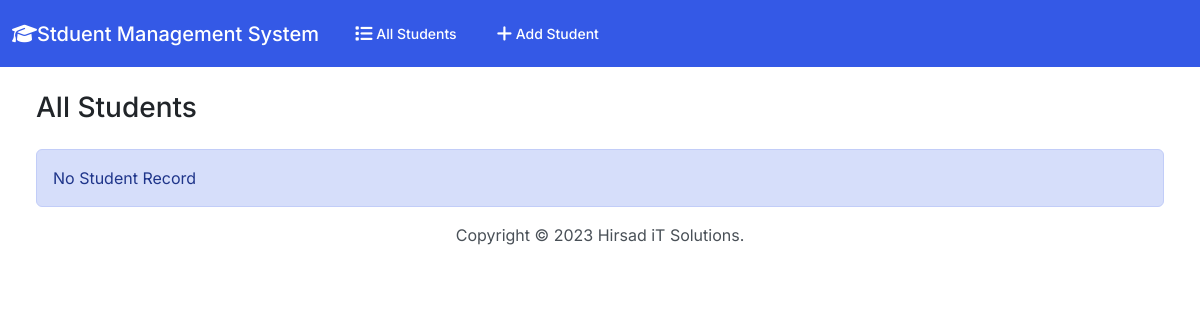
Before: / with the older database file.
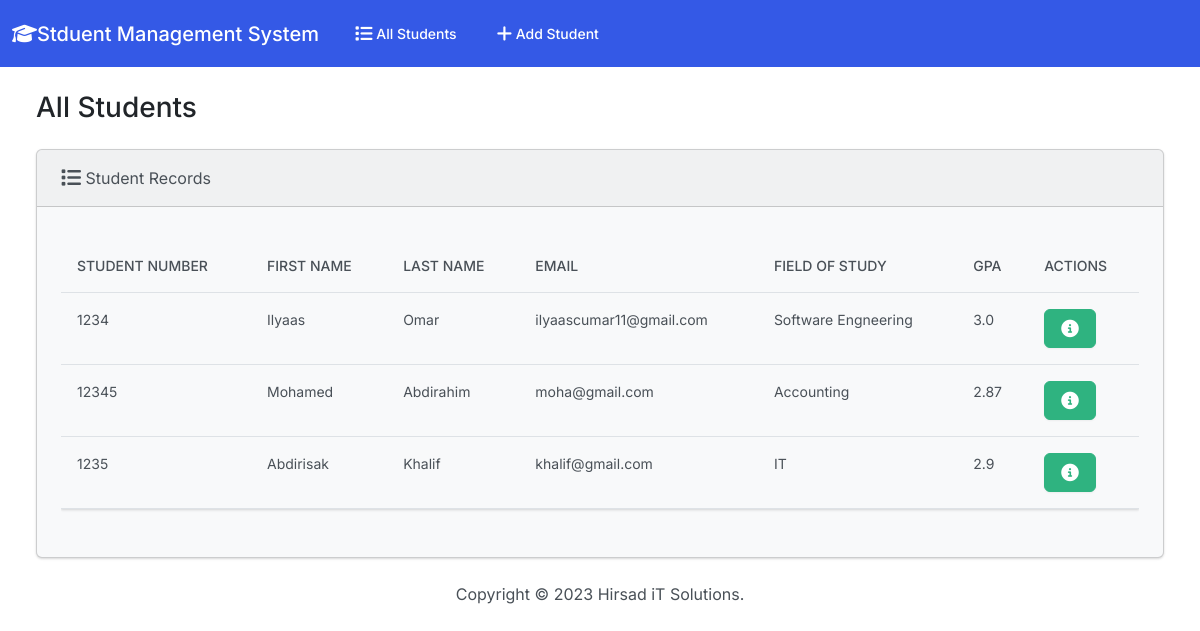
After: the same page with the newer database file.
### students/models.py (models this page shows, shortened)
class Student(models.Model):
    student_no = models.PositiveBigIntegerField()
    first_name = models.CharField(max_length=255)
    last_name = models.CharField(max_length=255)
    email = models.EmailField()
    field_of_study = models.CharField(max_length=255)
    gpa = models.FloatField()

### students/views.py (the view)
# urls.py: path("", views.index, name='index'),
def index(request):
    return render(request, 'students/index.html', {
        'students': Student.objects.all(),
    })

### students/templates/students/index.html (shortened to what this page needs)
{% load static %}
<!DOCTYPE html>
<html lang="en">
  <head>
    <link rel="stylesheet" href="https://cdnjs.cloudflare.com/ajax/libs/font-awesome/6.2.1/css/all.min.css" />
    <link rel="stylesheet" href="{% static 'css/bootstrap.min.css' %}" />
  </head>
  <body>
    <nav class="navbar navbar-expand-lg navbar-dark bg-primary">
      <div class="container-fluid">
        <a class="navbar-brand" href="#"> <i class="fa-sharp fa-solid fa-graduation-cap"></i>Stduent Management System</a>
        <div class="collapse navbar-collapse" id="navbarColor01">
          <ul class="navbar-nav me-auto">
            <li class="nav-item">
              <a class="nav-link" href="#"> All Students</a>
            </li>
            <li class="nav-item">
              <a class="nav-link" href="#"> Add Student</a>
            </li>
          </ul>
        </div>
      </div>
    </nav>
    <div class="container-fluid">
        <h3 class="m-4">All Students</h3>
        <div class="row">
          <div class="col-12">
            {% if students %}
            <div class="card bg-light ms-4 me-4 mb-4">
              <div class="card-header">
                <i class="fa-solid fa-list fa-lg"></i> Student Records
              </div>
              <div class="card-body">
                <p class="card-text">
                  <div class="table-responsive">
                    <table class="table table-hover">
                      <thead>
                        <tr>
                          <th scope="col">Student Number</th>
                          <th scope="col">First Name</th>
                          <th scope="col">Last Name</th>
                          <th scope="col">Email</th>
                          <th scope="col">Field of Study</th>
                          <th scope="col">GPA</th>
                          <th scope="col">Actions</th>
                        </tr>
                      </thead>
                      <tbody>
                        {% for student in students %}
                          <tr>
                            <td>{{ student.student_no }}</td>
                            <td>{{ student.first_name }}</td>
                            <td>{{ student.last_name }}</td>
                            <td>{{ student.email }}</td>
                            <td>{{ student.field_of_study }}</td>
                            <td>{{ student.gpa }}</td>
                            <td>
                              <button type="button" class="btn btn-success me-1" href="{% url 'view_student' student.id %}" data-bs-toggle="modal" data-bs-target="#myModal{{student.id}}">
                              </button>
                          </tr>
                            {% endfor %}
                            </tbody>
                            </table>
                            </div>
                            </p>
                            </div>
              </div>
            {% else %}
            <div class="alert alert-primary ms-4 me-4">No Student Record</div>
            {% endif %}
              </div>
              </div>
        <footer class="mt-auto mb-4">
      <div class="text-center">
        <span>
          Copyright &copy; <script>document.write(new Date().getFullYear())</script> Hirsad iT Solutions.
        </span>
      </div>
    </footer>
    </div>
  </body>
</html>

Changed rows visible on the page:
added Student: student_no "1234", first_name "Ilyaas", last_name "Omar", email "ilyaascumar11@gmail.com", field_of_study "Software Engneering", gpa "3.0"
added Student: student_no "12345", first_name "Mohamed", last_name "Abdirahim", email "moha@gmail.com", field_of_study "Accounting", gpa "2.87"
added Student: student_no "1235", first_name "Abdirisak", last_name "Khalif", email "khalif@gmail.com", field_of_study "IT", gpa "2.9"
Other visible differences:
text no longer shown: "No Student Record"
text now shown: "Student Records STUDENT NUMBER FIRST NAME LAST NAME EMAIL FIELD OF STUDY GPA ACTIONS"
